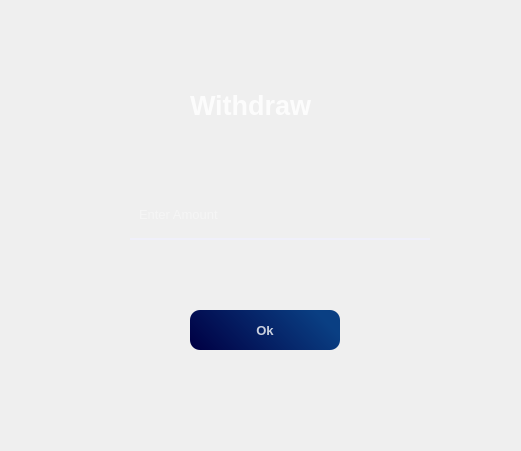
   <widget class="QWidget" name="withdrawl_widget" native="true">
    <property name="geometry">
     <rect>
      <x>2980</x>
      <y>10</y>
      <width>521</width>
      <height>451</height>
     </rect>
    </property>
    <property name="styleSheet">
     <string notr="true">QPushButton #pushButton{
background-color: qlineargradient(spread:pad, x1:0, y1:0, x2:1, y2:0, stop:0 rgba(0, 0, 68, 235), stop:1 rgba(255, 255, 255, 255));
color:rgba(255,255,255,200);
border-radius:10px;
}

QPushButton #pushButton:hover{
background-color: qlineargradient(spread:pad, x1:1, y1:0, x2:0, y2:0.778455, stop:0 rgba(0, 0, 68, 255), stop:1 rgba(255, 255, 255, 255))
color:red;
}</string>
    </property>
    <widget class="QLabel" name="label_15">
     <property name="geometry">
      <rect>
       <x>30</x>
       <y>10</y>
       <width>461</width>
       <height>411</height>
      </rect>
     </property>
     <property name="styleSheet">
      <string notr="true">background-image:url(:/images/rupee1.jpg);
background-repeat: no-repeat;
background-size: (831,441);
border-radius: 20px;
</string>
     </property>
     <property name="text">
      <string/>
     </property>
    </widget>
    <widget class="QLabel" name="withdrawl_head">
     <property name="geometry">
      <rect>
       <x>190</x>
       <y>70</y>
       <width>181</width>
       <height>71</height>
      </rect>
     </property>
     <property name="font">
      <font>
       <pointsize>20</pointsize>
       <weight>75</weight>
       <bold>true</bold>
      </font>
     </property>
     <property name="styleSheet">
      <string notr="true">color:rgba(255,255,255,210);
</string>
     </property>
     <property name="text">
      <string>Withdraw</string>
     </property>
    </widget>
    <widget class="QLineEdit" name="withdrawl_amount">
     <property name="geometry">
      <rect>
       <x>130</x>
       <y>190</y>
       <width>300</width>
       <height>50</height>
      </rect>
     </property>
     <property name="font">
      <font>
       <pointsize>10</pointsize>
      </font>
     </property>
     <property name="styleSheet">
      <string notr="true">background-color:rgba(0,0,0,0);
border:none;
border-bottom:2px solid rgb(240, 240, 250);
color:rgba(255,255,255,190);
padding:7px;
</string>
     </property>
     <property name="placeholderText">
      <string>Enter Amount</string>
     </property>
    </widget>
    <widget class="QPushButton" name="withdrawl_ok">
     <property name="geometry">
      <rect>
       <x>190</x>
       <y>310</y>
       <width>150</width>
       <height>40</height>
      </rect>
     </property>
     <property name="font">
      <font>
       <pointsize>10</pointsize>
       <weight>75</weight>
       <bold>true</bold>
      </font>
     </property>
     <property name="styleSheet">
      <string notr="true">QPushButton#withdrawl_ok {
background-color:qlineargradient(spread:pad, x1:0, y1:0.897, x2:1, y2:0.631, stop:0 rgba(0, 0, 68, 255), stop:1 rgba(10, 63, 131, 255));
color:rgba(255,255,255,200);
border-radius:10px;
}

QPushButton#withdrawl_ok:hover {
background-color: qlineargradient(spread:pad, x1:0.134328, y1:0.846, x2:0.925, y2:0.142, stop:0 rgba(0, 0, 68, 255), stop:1 rgba(10, 63, 131, 255));
}

QPushButton#withdrawl_ok:pressed {
   padding-left:5px;
   padding-right:5px;
   padding-top:5px;
}</string>
     </property>
     <property name="text">
      <string>Ok</string>
     </property>
    </widget>
   </widget>
